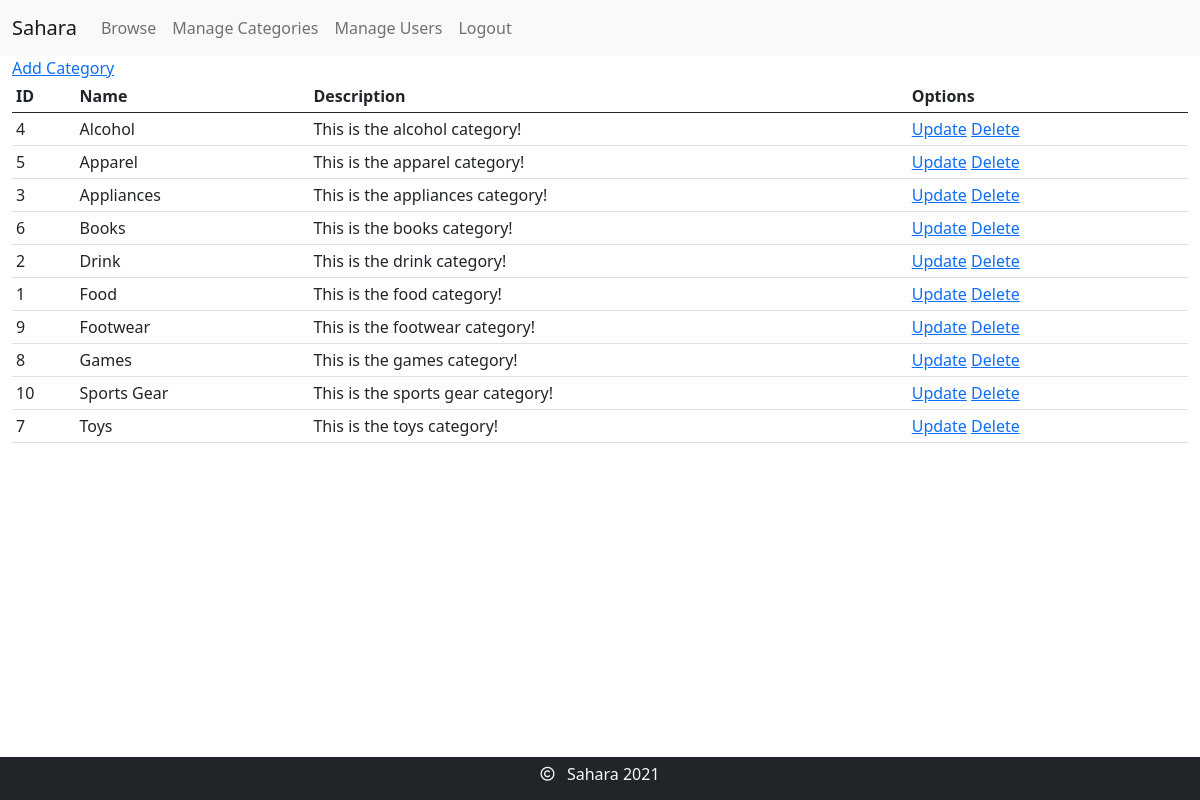
/inventory/categories/ (signed in), run on the app's committed database.
### inventory/models.py (models this page shows, shortened)
class Category(models.Model):
    name = models.CharField(
        max_length=30,
        null=False,
        unique=True,
        validators=[
            MinLengthValidator(2),
            MaxLengthValidator(30),
            RegexValidator("^[A-Za-z,& ]{3,30}$"),
            ProhibitNullCharactersValidator()
        ]
    )
    description = models.CharField(
        max_length=250,
        null=False,
        validators=[
            MinLengthValidator(1),
            MaxLengthValidator(250),
            RegexValidator(regex="^[^;]{1,250}$", message="Semicolons are not allowed."),
            ProhibitNullCharactersValidator()
        ]
    )
    class Meta:
        verbose_name_plural = "Categories"
        ordering = ("name",)

### inventory/views.py (the view)
# urls.py: path('categories/', views.CategoryListView.as_view(), name="category_list"),
class CategoryListView(LoginRequiredMixin, UserPassesTestMixin, ListView):
    template_name = "categories/list.html"
    model = Category
    context_object_name = "categories"
    def test_func(self):
        return self.request.user.is_superuser or self.request.user.is_staff

### inventory/templates/categories/list.html
{% extends "base/base.html" %}
{% block content %}
    <a href="{% url 'inventory:category_create' %}">Add Category</a>
    <table class="table table-sm table-hover">
        <thead>
            <tr>
                <td><b>ID</b></td>
                <td><b>Name</b></td>
                <td><b>Description</b></td>
                <td><b>Options</b></td>
            </tr>
        </thead>
        <tbody>
            {% for category in categories %}
                <tr>
                    <td>{{ category.id }}</td>
                    <td>{{ category.name }}</td>
                    <td>{{ category.description }}</td>
                    <td>
                        <a href="{% url 'inventory:category_update' category.id %}">Update</a>
                        <a href="{% url 'inventory:category_delete' category.id %}">Delete</a>
                    </td>
                </tr>
            {% endfor %}
        </tbody>
    </table>
{% endblock content %}

### data on the page
Category: id "4", name "Alcohol", description "This is the alcohol category!"
Category: id "5", name "Apparel", description "This is the apparel category!"
Category: id "3", name "Appliances", description "This is the appliances category!"
Category: id "6", name "Books", description "This is the books category!"
Category: id "2", name "Drink", description "This is the drink category!"
Category: id "1", name "Food", description "This is the food category!"
Category: id "9", name "Footwear", description "This is the footwear category!"
Category: id "8", name "Games", description "This is the games category!"
Category: id "10", name "Sports Gear", description "This is the sports gear category!"
Category: id "7", name "Toys", description "This is the toys category!"
